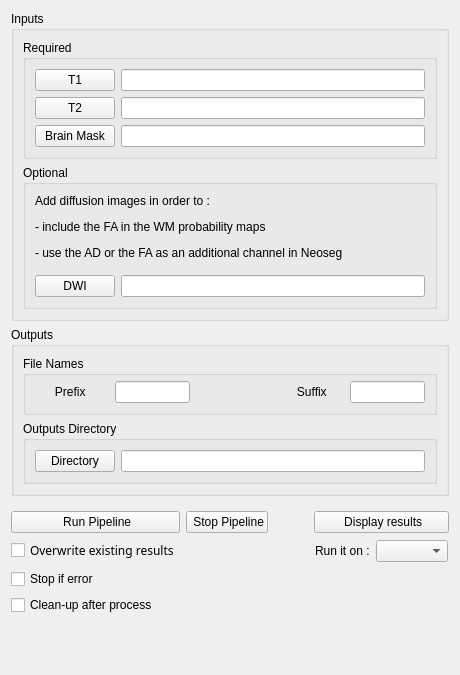
      <widget class="QWidget" name="data_tab">
       <attribute name="title">
        <string>Data</string>
       </attribute>
       <layout class="QVBoxLayout" name="verticalLayout_10">
        <item>
         <widget class="QGroupBox" name="inputs_groupBox">
          <property name="title">
           <string>Inputs</string>
          </property>
          <layout class="QGridLayout" name="gridLayout_25">
           <property name="topMargin">
            <number>9</number>
           </property>
           <property name="bottomMargin">
            <number>9</number>
           </property>
           <item row="0" column="0">
            <widget class="QGroupBox" name="groupBox_8">
             <property name="title">
              <string>Required</string>
             </property>
             <layout class="QGridLayout" name="gridLayout_18">
              <item row="0" column="0">
               <widget class="QPushButton" name="T1_button">
                <property name="text">
                 <string>T1</string>
                </property>
               </widget>
              </item>
              <item row="0" column="1">
               <widget class="QLineEdit" name="T1_lineEdit">
                <property name="text">
                 <string/>
                </property>
               </widget>
              </item>
              <item row="1" column="1">
               <widget class="QLineEdit" name="T2_lineEdit">
                <property name="text">
                 <string/>
                </property>
               </widget>
              </item>
              <item row="1" column="0">
               <widget class="QPushButton" name="T2_button">
                <property name="text">
                 <string>T2</string>
                </property>
               </widget>
              </item>
              <item row="2" column="0">
               <widget class="QPushButton" name="mask_button">
                <property name="text">
                 <string>Brain Mask</string>
                </property>
               </widget>
              </item>
              <item row="2" column="1">
               <widget class="QLineEdit" name="mask_lineEdit">
                <property name="text">
                 <string/>
                </property>
               </widget>
              </item>
             </layout>
            </widget>
           </item>
           <item row="1" column="0">
            <widget class="QGroupBox" name="groupBox_19">
             <property name="title">
              <string>Optional</string>
             </property>
             <layout class="QGridLayout" name="gridLayout_28">
              <item row="0" column="0">
               <widget class="QLabel" name="label_29">
                <property name="text">
                 <string>&lt;html&gt;&lt;head/&gt;&lt;body&gt;&lt;p&gt;Add diffusion images in order to : &lt;/p&gt;&lt;p&gt;- include the FA in the WM probability maps&lt;/p&gt;&lt;p&gt;- use the AD or the FA as an additional channel in Neoseg &lt;/p&gt;&lt;/body&gt;&lt;/html&gt;</string>
                </property>
               </widget>
              </item>
              <item row="1" column="0">
               <widget class="QWidget" name="widget_22" native="true">
                <layout class="QGridLayout" name="gridLayout_29">
                 <property name="leftMargin">
                  <number>0</number>
                 </property>
                 <property name="topMargin">
                  <number>9</number>
                 </property>
                 <property name="rightMargin">
                  <number>0</number>
                 </property>
                 <property name="bottomMargin">
                  <number>0</number>
                 </property>
                 <item row="0" column="1">
                  <widget class="QLineEdit" name="DWI_lineEdit">
                   <property name="text">
                    <string/>
                   </property>
                  </widget>
                 </item>
                 <item row="0" column="0">
                  <widget class="QPushButton" name="DWI_button">
                   <property name="text">
                    <string>DWI</string>
                   </property>
                  </widget>
                 </item>
                </layout>
               </widget>
              </item>
             </layout>
            </widget>
           </item>
          </layout>
         </widget>
        </item>
        <item>
         <widget class="QGroupBox" name="outputs_groupBox">
          <property name="title">
           <string>Outputs</string>
          </property>
          <layout class="QGridLayout" name="gridLayout_26">
           <item row="0" column="0">
            <widget class="QGroupBox" name="groupBox_20">
             <property name="title">
              <string>File Names</string>
             </property>
             <layout class="QGridLayout" name="gridLayout_17">
              <property name="topMargin">
               <number>5</number>
              </property>
              <item row="0" column="3">
               <widget class="QLabel" name="label_43">
                <property name="text">
                 <string>      Suffix     </string>
                </property>
               </widget>
              </item>
              <item row="0" column="1" alignment="Qt::AlignLeft">
               <widget class="QLineEdit" name="prefix_lineEdit">
                <property name="maximumSize">
                 <size>
                  <width>75</width>
                  <height>16777215</height>
                 </size>
                </property>
               </widget>
              </item>
              <item row="0" column="2">
               <spacer name="horizontalSpacer_21">
                <property name="orientation">
                 <enum>Qt::Horizontal</enum>
                </property>
                <property name="sizeHint" stdset="0">
                 <size>
                  <width>40</width>
                  <height>20</height>
                 </size>
                </property>
               </spacer>
              </item>
              <item row="0" column="0" alignment="Qt::AlignHCenter">
               <widget class="QLabel" name="label_38">
                <property name="text">
                 <string>      Prefix       </string>
                </property>
               </widget>
              </item>
              <item row="0" column="4" alignment="Qt::AlignLeft">
               <widget class="QLineEdit" name="suffix_lineEdit">
                <property name="maximumSize">
                 <size>
                  <width>75</width>
                  <height>16777215</height>
                 </size>
                </property>
               </widget>
              </item>
             </layout>
            </widget>
           </item>
           <item row="1" column="0">
            <widget class="QGroupBox" name="groupBox_26">
             <property name="title">
              <string>Outputs Directory</string>
             </property>
             <layout class="QHBoxLayout" name="horizontalLayout_9">
              <item>
               <widget class="QPushButton" name="output_button">
                <property name="text">
                 <string>Directory</string>
                </property>
               </widget>
              </item>
              <item>
               <widget class="QLineEdit" name="output_lineEdit">
                <property name="text">
                 <string/>
                </property>
               </widget>
              </item>
             </layout>
            </widget>
           </item>
          </layout>
         </widget>
        </item>
        <item>
         <widget class="QWidget" name="widget_10" native="true">
          <layout class="QGridLayout" name="gridLayout_24">
           <property name="leftMargin">
            <number>0</number>
           </property>
           <property name="rightMargin">
            <number>0</number>
           </property>
           <item row="1" column="4">
            <widget class="QWidget" name="widget_15" native="true">
             <layout class="QHBoxLayout" name="horizontalLayout_11">
              <property name="leftMargin">
               <number>1</number>
              </property>
              <property name="topMargin">
               <number>1</number>
              </property>
              <property name="rightMargin">
               <number>1</number>
              </property>
              <property name="bottomMargin">
               <number>1</number>
              </property>
              <item>
               <widget class="QLabel" name="computingSystem_label">
                <property name="text">
                 <string>Run it on :</string>
                </property>
               </widget>
              </item>
              <item>
               <widget class="QComboBox" name="computingSystem_comboBox"/>
              </item>
             </layout>
            </widget>
           </item>
           <item row="1" column="0">
            <widget class="QCheckBox" name="overwriting_checkBox">
             <property name="font">
              <font>
               <family>Sans Serif</family>
              </font>
             </property>
             <property name="text">
              <string>Overwrite existing results</string>
             </property>
             <property name="checked">
              <bool>false</bool>
             </property>
            </widget>
           </item>
           <item row="3" column="0">
            <widget class="QCheckBox" name="stoppingIfError_checkBox">
             <property name="text">
              <string>Stop if error</string>
             </property>
             <property name="checked">
              <bool>false</bool>
             </property>
            </widget>
           </item>
           <item row="4" column="0">
            <widget class="QCheckBox" name="cleaningUp_checkBox">
             <property name="text">
              <string>Clean-up after process</string>
             </property>
             <property name="checked">
              <bool>false</bool>
             </property>
            </widget>
           </item>
           <item row="1" column="3">
            <spacer name="horizontalSpacer_9">
             <property name="orientation">
              <enum>Qt::Horizontal</enum>
             </property>
             <property name="sizeHint" stdset="0">
              <size>
               <width>40</width>
               <height>20</height>
              </size>
             </property>
            </spacer>
           </item>
           <item row="0" column="4">
            <widget class="QPushButton" name="displayResults_button">
             <property name="text">
              <string> Display results</string>
             </property>
             <property name="icon">
              <iconset>
               <normaloff>:/icons/icons/eye.png</normaloff>:/icons/icons/eye.png</iconset>
             </property>
             <property name="iconSize">
              <size>
               <width>30</width>
               <height>15</height>
              </size>
             </property>
            </widget>
           </item>
           <item row="0" column="1">
            <widget class="QPushButton" name="stopPipeline_button">
             <property name="text">
              <string> Stop Pipeline</string>
             </property>
             <property name="icon">
              <iconset>
               <normaloff>:/icons/icons/stop-button.png</normaloff>:/icons/icons/stop-button.png</iconset>
             </property>
             <property name="iconSize">
              <size>
               <width>15</width>
               <height>15</height>
              </size>
             </property>
            </widget>
           </item>
           <item row="0" column="0">
            <widget class="QPushButton" name="runPipeline_button">
             <property name="text">
              <string> Run Pipeline</string>
             </property>
             <property name="icon">
              <iconset>
               <normaloff>:/icons/icons/run-button.png</normaloff>:/icons/icons/run-button.png</iconset>
             </property>
             <property name="iconSize">
              <size>
               <width>24</width>
               <height>15</height>
              </size>
             </property>
            </widget>
           </item>
          </layout>
         </widget>
        </item>
        <item>
         <spacer name="verticalSpacer_7">
          <property name="orientation">
           <enum>Qt::Vertical</enum>
          </property>
          <property name="sizeHint" stdset="0">
           <size>
            <width>20</width>
            <height>40</height>
           </size>
          </property>
         </spacer>
        </item>
       </layout>
      </widget>
